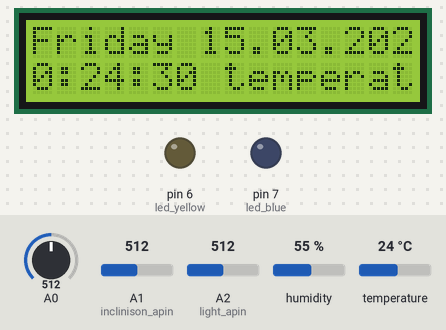
A sketch run on a simulated Arduino Uno, built with avr-gcc and run on an emulated ATmega328P. Shown: 16×2 character LCD, output pins drawn as LEDs (lit = HIGH). Dashed ring = blinking. The test bench sets the inputs (shaded band); at power-on: A0 = 512, A2 (light_apin) = 512, temperature 24 °C, A1 (inclinison_apin) = 512, humidity 55 %. The local clock reads 2024-03-15 10:24:30 at power-on unless the sketch sets it.

Above: at 1.2 s.
1.3 s: A0 set to 528
At 3.0 s:
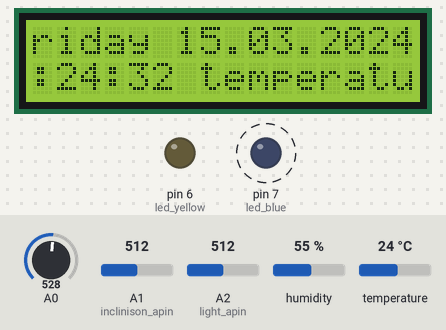
5.6 s: A2 (light_apin) set to 316
7.2 s: A2 (light_apin) set to 281
At 9.7 s:
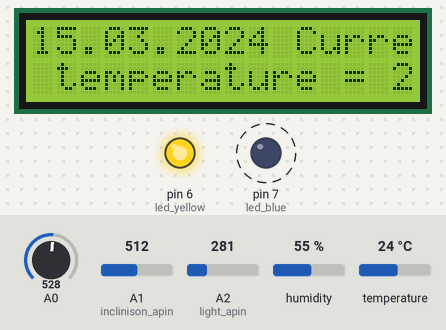
11.5 s: temperature set to 12 °C
At 14.2 s:
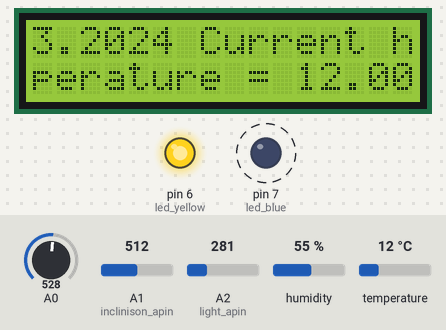
14.8 s: temperature set to 19 °C
At 17.3 s:
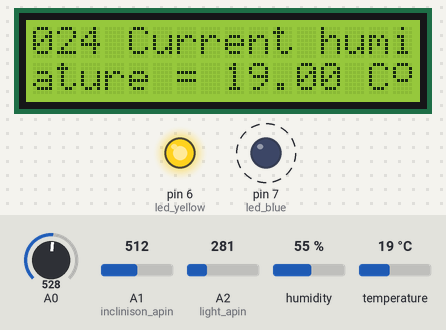
18.1 s: temperature set to 28 °C
At 20.4 s:
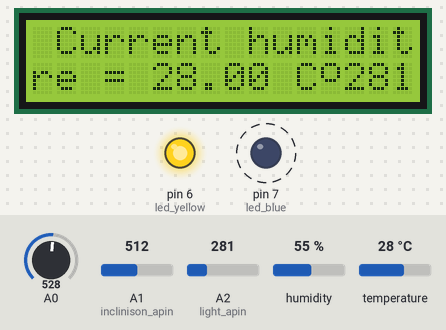
Timing chart, 0 to 22.4 s (numbered marks = the images above; inputs shaded):
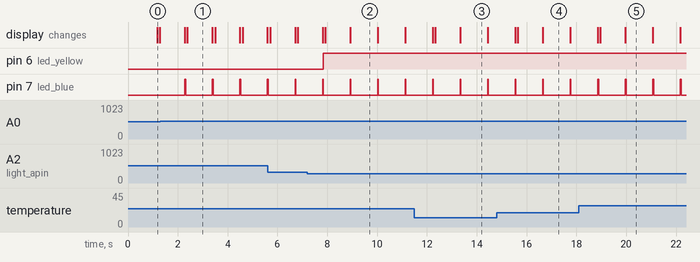

Measured:
- the behaviour switches between 513 and 514 on A0 (found by bisection; images 0 and 1)
- the behaviour switches between 300 and 299 on A2 (light_apin) (found by bisection; images 1 and 2)
- after the input at 1.3 s, pin 7 (led_blue): alternates HIGH for 0.03 s and LOW for 1.1 s, starting after 0.98 s
- after the input at 7.2 s, pin 6 (led_yellow): LOW → HIGH after 0.64 s
- what the display in image 1 shows lasts 1.0 s, from 2.4 s to 3.4 s
- what the display in image 2 shows lasts 1.1 s, from 8.9 s to 10.0 s

The sketch:

LCD_I2C_DS1302.ino
```cpp
#include <Wire.h>
#include <LiquidCrystal_I2C.h>
#include <DS1302.h>
//#include <SPI.h>
//#include <MFRC522.h>
//#include "pitches.h"
#include <IRremote.h>
#include "dht.h"
#define dht_apin A3
#define light_apin A2
#define inclinison_apin A1
#define code_on 3772809343
#define code_off 3772793023

//const int SS_PIN = 10;
//const int RST_PIN = 9;
//MFRC522 mfrc522(SS_PIN, RST_PIN);
//byte card_ID[4];
//byte First_card_ID[4]={0x81,0xA1,0x4E,0xD3};
// notes in the melody:
//int melody[] = {
//  NOTE_C4, NOTE_G3, NOTE_G3, NOTE_A3, NOTE_G3, 0, NOTE_B3, NOTE_C4
//};
//note durations: 4 = quarter note, 8 = eighth note, etc.:
int noteDurations[] = {4, 8, 8, 4, 4, 4, 4, 4};

int value_light;
int value_roller_ball;
const int led_yellow = 6;
const int led_blue = 7;
int IRpin = 5;
bool condition_yellow = false;
bool condition_blue = false;

// Define IR Receiver and Results Objects
IRrecv irrecv(IRpin);
decode_results results;

dht DHT;
LiquidCrystal_I2C lcd(0x27,16,2);
 //      RST,DAT,CLK
DS1302 rtc(4, 3, 2 );
// Degree caractere
byte degreeChar[] = { B01110,B10001,B10001,B10001,B01110,B00000,B00000,B00000 };
void setup()
{
  lcd.init();
  lcd.backlight();
  lcd.createChar(0,degreeChar);
  rtc.halt(false);
  rtc.writeProtect(false);
  pinMode(led_yellow, OUTPUT);
  pinMode(led_blue, OUTPUT);
  irrecv.enableIRIn(); // start the receiver

  // initialize RFID
  //SPI.begin();
  //mfrc522.PCD_Init();

  pinMode (A0,INPUT);
  // Reset Clock
  //rtc.setDOW(SATURDAY);
  //rtc.setTime(13, 22, 25);
  //rtc.setDate(04, 05, 2019);
}

void loop()
{
  // Resistance Variable
  int val=analogRead(A0);
  int vsl=map(val,0,1023,0,255);
  analogWrite(led_blue,vsl);

  DHT.read11(dht_apin);
  value_light = analogRead(light_apin);
  lcd.print(value_light);
  if(value_light < 300) {
    digitalWrite(led_yellow, HIGH);
  }
  else {
    digitalWrite(led_yellow, LOW);
  }
  value_roller_ball = analogRead(inclinison_apin);
  if (value_roller_ball == 1023) {
    digitalWrite(led_blue, HIGH);
  }
  else {
    digitalWrite(led_blue, LOW);
  }
  if(irrecv.decode(&results))
  {
    On_Off();
    irrecv.resume();
  }

  lcd.setCursor(0,0);
  lcd.print(" ");
  lcd.print(rtc.getDOWStr()); // Set Day
  lcd.print(" ");

  lcd.print(rtc.getDateStr()); // Set Date
  lcd.print(" Current humidity = ");
  lcd.print(DHT.humidity);
  lcd.print("%  ");

  lcd.setCursor(0,1);
  lcd.print(rtc.getTimeStr()); // Set Time

  lcd.print(" temperature = ");
  lcd.print(DHT.temperature);
  lcd.print(" C");
  lcd.write(0);


  delay(1000);

  lcd.scrollDisplayLeft();
}

void On_Off()
{
  digitalWrite(led_yellow, LOW);
  digitalWrite(led_blue, LOW);
  switch(results.value){
    case code_on:
      if(!condition_yellow){
        digitalWrite(led_yellow, HIGH);
        condition_yellow = true;
      }
      else {
        digitalWrite(led_yellow, LOW);
        condition_yellow = false;
      }
      break;
    case code_off:
      if(!condition_blue){
        digitalWrite(led_blue, LOW);
        condition_blue = true;
      }
      else {
        digitalWrite(led_blue, HIGH);
        condition_blue = false;
      }
      break;
  default:
    lcd.print("Unknown button value in decimal");
  }
}
```
